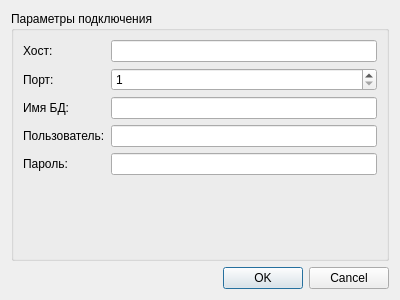
<?xml version="1.0" encoding="UTF-8"?>
<ui version="4.0">
 <class>DBSettingsDialog</class>
 <widget class="QDialog" name="DBSettingsDialog">
  <property name="geometry">
   <rect>
    <x>0</x>
    <y>0</y>
    <width>400</width>
    <height>300</height>
   </rect>
  </property>
  <property name="windowTitle">
   <string>Настройки подключения к БД</string>
  </property>
  <layout class="QVBoxLayout" name="verticalLayout">
   <item>
    <widget class="QGroupBox" name="groupBox">
     <property name="title">
      <string>Параметры подключения</string>
     </property>
     <layout class="QFormLayout" name="formLayout">
      <item row="0" column="0">
       <widget class="QLabel" name="label">
        <property name="text">
         <string>Хост:</string>
        </property>
       </widget>
      </item>
      <item row="0" column="1">
       <widget class="QLineEdit" name="hostEdit"/>
      </item>
      <item row="1" column="0">
       <widget class="QLabel" name="label_2">
        <property name="text">
         <string>Порт:</string>
        </property>
       </widget>
      </item>
      <item row="1" column="1">
       <widget class="QSpinBox" name="portSpinBox">
        <property name="minimum">
         <number>1</number>
        </property>
        <property name="maximum">
         <number>65535</number>
        </property>
       </widget>
      </item>
      <item row="2" column="0">
       <widget class="QLabel" name="label_3">
        <property name="text">
         <string>Имя БД:</string>
        </property>
       </widget>
      </item>
      <item row="2" column="1">
       <widget class="QLineEdit" name="dbNameEdit"/>
      </item>
      <item row="3" column="0">
       <widget class="QLabel" name="label_4">
        <property name="text">
         <string>Пользователь:</string>
        </property>
       </widget>
      </item>
      <item row="3" column="1">
       <widget class="QLineEdit" name="userEdit"/>
      </item>
      <item row="4" column="0">
       <widget class="QLabel" name="label_5">
        <property name="text">
         <string>Пароль:</string>
        </property>
       </widget>
      </item>
      <item row="4" column="1">
       <widget class="QLineEdit" name="passwordEdit">
        <property name="echoMode">
         <enum>QLineEdit::Password</enum>
        </property>
       </widget>
      </item>
     </layout>
    </widget>
   </item>
   <item>
    <widget class="QDialogButtonBox" name="buttonBox">
     <property name="orientation">
      <enum>Qt::Horizontal</enum>
     </property>
     <property name="standardButtons">
      <set>QDialogButtonBox::Cancel|QDialogButtonBox::Ok</set>
     </property>
    </widget>
   </item>
  </layout>
 </widget>
 <resources/>
 <connections>
  <connection>
   <sender>buttonBox</sender>
   <signal>accepted()</signal>
   <receiver>DBSettingsDialog</receiver>
   <slot>accept()</slot>
  </connection>
  <connection>
   <sender>buttonBox</sender>
   <signal>rejected()</signal>
   <receiver>DBSettingsDialog</receiver>
   <slot>reject()</slot>
  </connection>
 </connections>
</ui>
